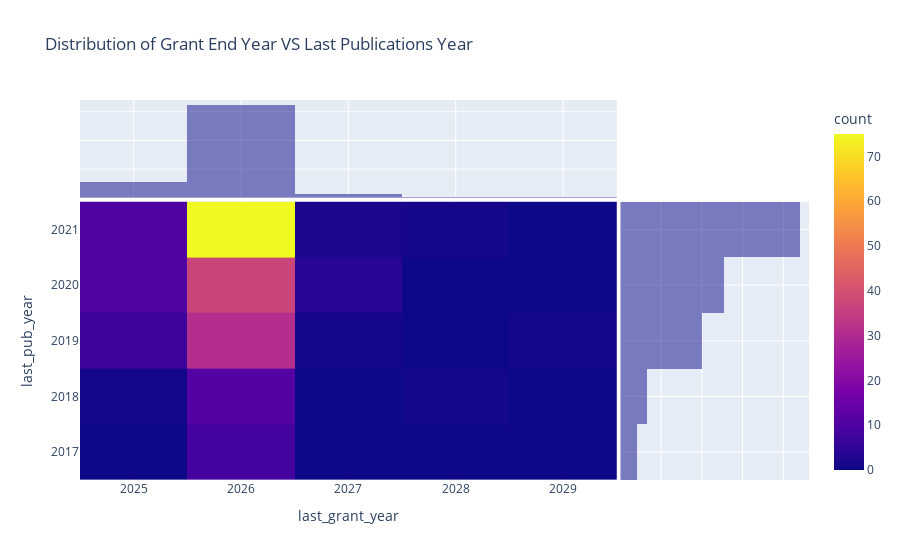

Here is the notebook cell this chart was saved with:
### Code cell
px.density_heatmap(temp2, 
                   x="last_grant_year", y="last_pub_year", 
                   marginal_x="histogram", marginal_y="histogram", 
                   height=600,
                   title="Distribution of Grant End Year VS Last Publications Year")

### Figure 1 — Plotly figure (JSON) as saved in the notebook; plotly's stock layout.template omitted (floating-point values rounded to 4 significant figures; data arrays with more than 128 entries replaced by an {"elided": "..."} marker saying what was removed)
{"data": [{"coloraxis": "coloraxis", "hovertemplate": "last_grant_year=%{x}<br>last_pub_year=%{y}<br>count=%{z}<extra></extra>", "name": "", "type": "histogram2d", "x": {"elided": "200 int values"}, "xaxis": "x", "xbingroup": "x", "y": {"elided": "200 int values"}, "yaxis": "y", "ybingroup": "y"}, {"alignmentgroup": "True", "bingroup": "x", "hovertemplate": "last_grant_year=%{x}<br>count=%{y}<extra></extra>", "legendgroup": "", "marker": {"color": "#0d0887"}, "name": "", "offsetgroup": "", "opacity": 0.5, "showlegend": false, "type": "histogram", "x": {"elided": "200 int values"}, "xaxis": "x3", "yaxis": "y3"}, {"alignmentgroup": "True", "bingroup": "y", "hovertemplate": "last_pub_year=%{y}<br>count=%{x}<extra></extra>", "legendgroup": "", "marker": {"color": "#0d0887"}, "name": "", "offsetgroup": "", "opacity": 0.5, "showlegend": false, "type": "histogram", "xaxis": "x2", "y": {"elided": "200 int values"}, "yaxis": "y2"}], "layout": {"autosize": true, "barmode": "overlay", "coloraxis": {"colorbar": {"title": {"text": "count"}}, "colorscale": [[0, "#0d0887"], [0.1111, "#46039f"], [0.2222, "#7201a8"], [0.3333, "#9c179e"], [0.4444, "#bd3786"], [0.5556, "#d8576b"], [0.6667, "#ed7953"], [0.7778, "#fb9f3a"], [0.8889, "#fdca26"], [1, "#f0f921"]]}, "legend": {"tracegroupgap": 0}, "title": {"text": "Distribution of Grant End Year VS Last Publications Year"}, "xaxis": {"anchor": "y", "autorange": true, "domain": [0, 0.7363], "range": [2024.0, 2030.0], "title": {"text": "last_grant_year"}, "type": "linear"}, "xaxis2": {"anchor": "y2", "autorange": true, "domain": [0.7413, 1], "matches": "x2", "range": [0, 92.63], "showgrid": true, "showline": false, "showticklabels": false, "ticks": ""}, "xaxis3": {"anchor": "y3", "autorange": true, "domain": [0, 0.7363], "matches": "x", "range": [2024.0, 2030.0], "showgrid": true, "showticklabels": false, "type": "linear"}, "xaxis4": {"anchor": "y4", "domain": [0.7413, 1], "matches": "x2", "showgrid": true, "showline": false, "showticklabels": false, "ticks": ""}, "yaxis": {"anchor": "x", "autorange": true, "domain": [0, 0.7326], "range": [2016.0, 2022.0], "title": {"text": "last_pub_year"}, "type": "linear"}, "yaxis2": {"anchor": "x2", "autorange": true, "domain": [0, 0.7326], "matches": "y", "range": [2016.0, 2022.0], "showgrid": true, "showticklabels": false, "type": "linear"}, "yaxis3": {"anchor": "x3", "autorange": true, "domain": [0.7426, 1], "matches": "y3", "range": [0, 170.5], "showgrid": true, "showline": false, "showticklabels": false, "ticks": ""}, "yaxis4": {"anchor": "x4", "domain": [0.7426, 1], "matches": "y3", "showgrid": true, "showline": false, "showticklabels": false, "ticks": ""}}}
